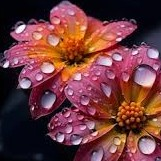
#> input picture image_identification/images1/img24.jpeg, 161 x 161 px, found by its file name
$ jupyter execute --allow-errors image_identification.ipynb   (shell and % lines are left out)
#> lines starting #> are read from the running program, lines starting #| are printed output that depends on the picture
# Duplicates image identification

[cell 1]
from imagededup.methods import DHash
import numpy as np
import matplotlib.pyplot as plt
import cv2

# Set plot parameters
plt.rcParams['figure.figsize'] = (15, 10)

#> (the rest of this cell did not finish here and is left out)

# Similarity

[cell 2]
import torch
from torchvision import models, transforms
from PIL import Image
import matplotlib.pyplot as plt

def classify_image_similarity(image_path1, image_path2):
    # Load pretrained ResNeXt model
    model = models.resnext50_32x4d(pretrained=True)
    model.eval()

    # Image transformations
    preprocess = transforms.Compose([
        transforms.Resize(256),
        transforms.CenterCrop(224),
        transforms.ToTensor(),
        transforms.Normalize(mean=[0.485, 0.456, 0.406], std=[0.229, 0.224, 0.225]),
    ])

    def load_image(image_path):
        image = Image.open(image_path).convert('RGB') # convert image to RGB
        return preprocess(image).unsqueeze(0)

    first_img = load_image(image_path1)
    secong_img = load_image(image_path2)

    # Forward pass through the model
    with torch.no_grad():
        output1 = model(first_img)
        output2 = model(secong_img)

    # Compare the outputs
    similarity = torch.nn.functional.cosine_similarity(output1, output2)
    similarity_score = similarity.item()

    # Display images
    img1 = Image.open(image_path1)
    img2 = Image.open(image_path2)

    plt.figure(figsize=(12, 6))

    plt.subplot(1, 2, 1)
    plt.imshow(img1)
    plt.title('Image 1')
    plt.axis('off')

    plt.subplot(1, 2, 2)
    plt.imshow(img2)
    plt.title('Image 2')
    plt.axis('off')

    plt.suptitle(f"Similarity Score: {similarity_score:.2f}")
    plt.show()

    # Print similarity result with a threshold of 0.90
    if similarity_score >= 0.9 and similarity_score < 1:  # Threshold for similarity
        print("Images are similar.")
    else:
        print("These are not similar images. They may be duplicates or different images.")

# Use the function with the image paths
classify_image_similarity('/content/drive/MyDrive/images1/img23.jpg', '/content/drive/MyDrive/images1/img22.jpg')
#> (the call stopped at in classify_image_similarity, `model = models.resnext50_32x4d(pretrained=True)`: torchvision is not available in this run)

# looking same but different images

[cell 3]
import cv2
import numpy as np
from sklearn.metrics.pairwise import cosine_similarity
from skimage.feature import hog
from skimage.metrics import structural_similarity as ssim
from tensorflow.keras.applications import VGG16
from tensorflow.keras.applications.vgg16 import preprocess_input
from tensorflow.keras.preprocessing import image
from tensorflow.keras.models import Model
import matplotlib.pyplot as plt

# Check if the image is cropped or duplicate using template matching
def is_cropped(original_image_path, cropped_image_path):
    # Load images
#> called with cropped_image_path = '/content/drive/MyDrive/images1/img8.jpeg'
    img1 = cv2.imread(original_image_path, cv2.IMREAD_GRAYSCALE)
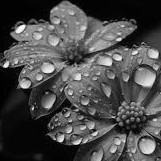
#> img1: shape (161, 161); min 0, max 255, mean 74.6
    img2 = cv2.imread(cropped_image_path, cv2.IMREAD_GRAYSCALE)
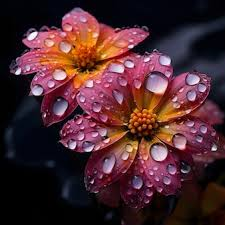
#> input picture image_identification/images1/img8.jpeg, 225 x 225 px, found by its file name
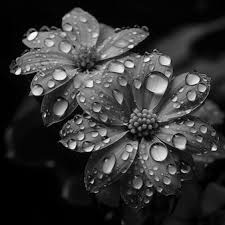
#> img2: shape (225, 225); min 0, max 255, mean 51.8

    # Perform template matching
    result = cv2.matchTemplate(img1, img2, cv2.TM_CCOEFF_NORMED)
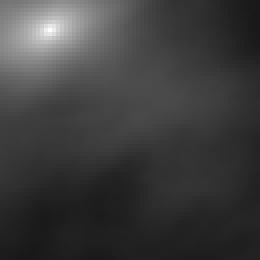
#> result: shape (65, 65) float32 (shown 4 times larger); min 0.0942, max 0.999, mean 0.243
    min_val, max_val, min_loc, max_loc = cv2.minMaxLoc(result)
#> min_val = 0.0942; max_val = 0.999; min_loc = (64, 6); max_loc = (12, 7)

    # Threshold for template matching
    threshold = 0.82
    if max_val > threshold:
        print("The image is cropped or duplicate.")
        return True  # Cropped or duplicate detected
    else:
        print("No cropped image detected.")
        return False  # Proceed with other checks

# VGG16 for Deep Learning Feature Extraction
def extract_features_vgg16(img_path):
    model = VGG16(weights='imagenet', include_top=False)
    model = Model(inputs=model.inputs, outputs=model.layers[-1].output)

    img = image.load_img(img_path, target_size=(224, 224))
    img_array = image.img_to_array(img)
    img_array = np.expand_dims(img_array, axis=0)
    img_array = preprocess_input(img_array)

    features = model.predict(img_array)
    features = features.flatten()  # Flatten to a 1D vector
    return features

# HOG (Histogram of Oriented Gradients) for capturing structural info
def extract_features_hog(img_path):
    img = cv2.imread(img_path, cv2.IMREAD_GRAYSCALE)
    img_resized = cv2.resize(img, (128, 128))  # Resize to a smaller size
    features, _ = hog(img_resized, orientations=9, pixels_per_cell=(8, 8),
                      cells_per_block=(2, 2), visualize=True)
    return features

# SSIM for structural similarity
def compute_ssim(image1_path, image2_path):
    img1 = cv2.imread(image1_path, cv2.IMREAD_GRAYSCALE)
    img2 = cv2.imread(image2_path, cv2.IMREAD_GRAYSCALE)
    img1_resized = cv2.resize(img1, (224, 224))
    img2_resized = cv2.resize(img2, (224, 224))
    score, _ = ssim(img1_resized, img2_resized, full=True)
    return score

# Main comparison function
def compare_images(image1_path, image2_path):
    # First, check if one image is a cropped version of the other
    if is_cropped(image1_path, image2_path):
        print("Images are cropped or duplicates, no further comparison needed.")
        return

    # If no cropping detected, proceed with VGG16, HOG, and SSIM checks

    # Extract features from VGG16
    features_vgg1 = extract_features_vgg16(image1_path)
    features_vgg2 = extract_features_vgg16(image2_path)

    # Extract features using HOG
    features_hog1 = extract_features_hog(image1_path)
    features_hog2 = extract_features_hog(image2_path)

    # Combine the feature vectors
    combined_features1 = np.concatenate([features_vgg1, features_hog1])
    combined_features2 = np.concatenate([features_vgg2, features_hog2])

    # Compute cosine similarity between combined feature vectors
    cosine_sim = cosine_similarity([combined_features1], [combined_features2])[0][0]
    print(f"Combined Feature Similarity (Cosine Similarity): {cosine_sim:.2f}")

    # Compute SSIM score
    ssim_score = compute_ssim(image1_path, image2_path)
    print(f"SSIM Score: {ssim_score:.2f}")

    # Display input images side-by-side
    image1 = cv2.imread(image1_path)
    image2 = cv2.imread(image2_path)

    # Convert BGR images to RGB for displaying
    image1_rgb = cv2.cvtColor(image1, cv2.COLOR_BGR2RGB)
    image2_rgb = cv2.cvtColor(image2, cv2.COLOR_BGR2RGB)

    # Plot the images
    fig, axes = plt.subplots(1, 2, figsize=(10, 5))
    axes[0].imshow(image1_rgb)
    axes[0].set_title('Image 1')
    axes[0].axis('off')

    axes[1].imshow(image2_rgb)
    axes[1].set_title('Image 2')
    axes[1].axis('off')

    plt.show()

    # Decision based on SSIM and cosine similarity
    if ssim_score > 0.95:  # SSIM threshold for duplicates
        print("Images are color-changed or have other differences")
    elif 0.35 < cosine_sim < 0.9:  # Adjust this threshold for deep feature comparison
        print("Both images look the same but are actually different.")
    else:
        print("Images are color-changed or have other differences.")

# Define image paths
original_image_path = "/content/drive/MyDrive/images1/img24.jpeg"
cropped_image_path = "/content/drive/MyDrive/images1/img8.jpeg"

# Run the comparison
compare_images(original_image_path, cropped_image_path)
